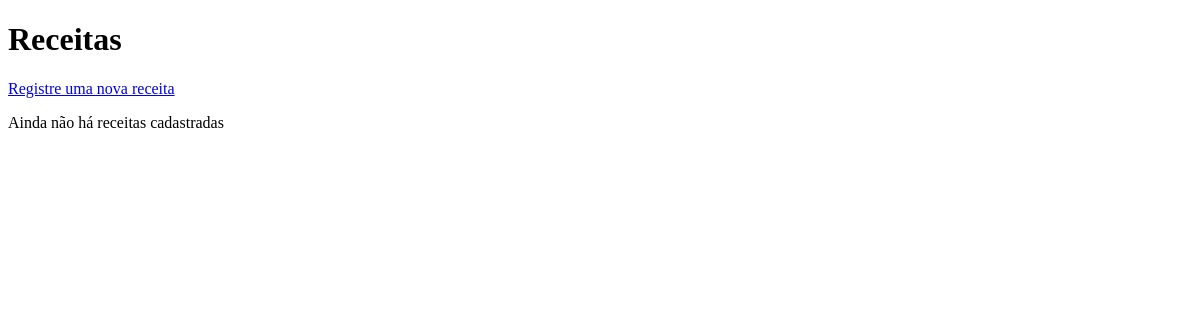
The app's page /, older data.
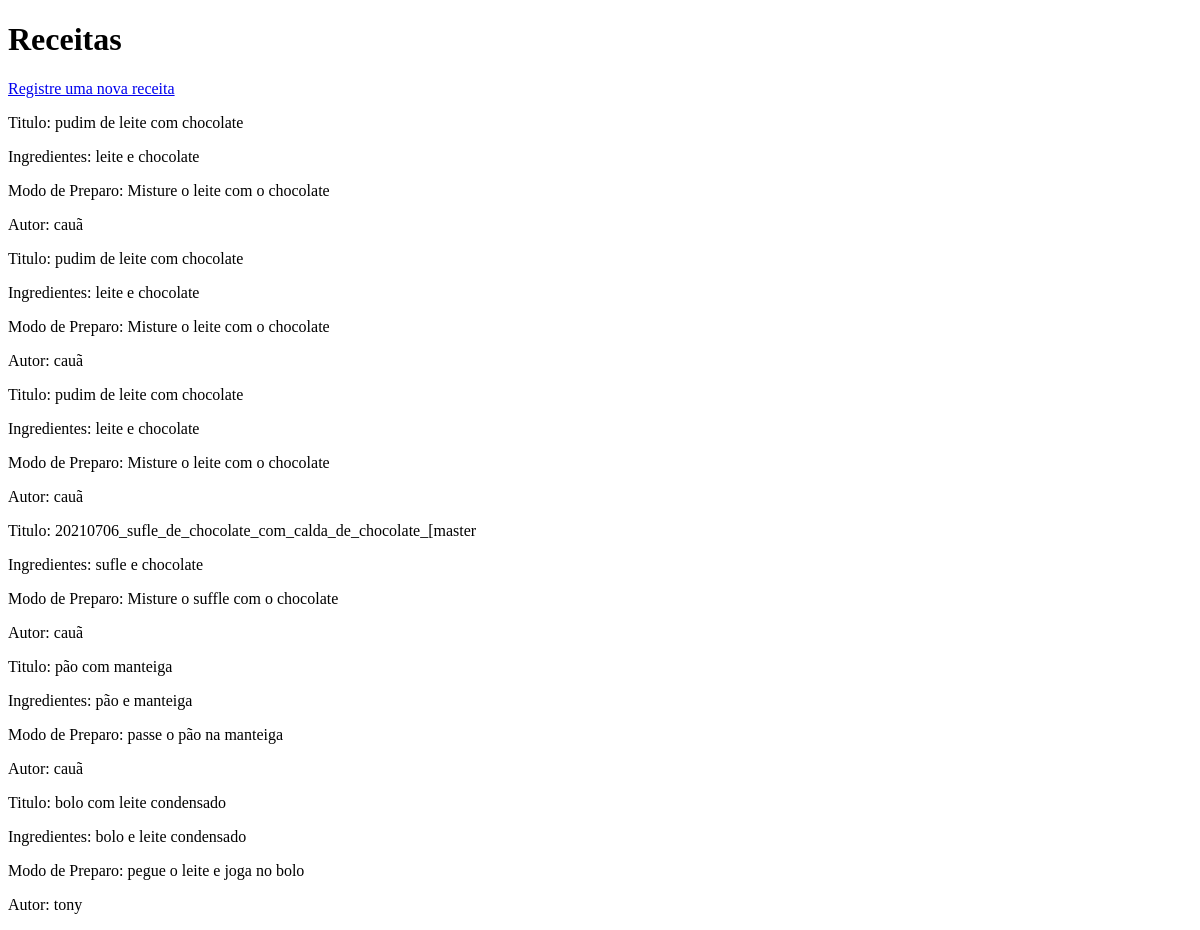
The same page, newer data.
### receitas/models.py (models this page shows)
class Receitas(models.Model):
    titulo = models.CharField(max_length=200)
    ingredientes = models.CharField(max_length=400)
    modo_preparo = models.CharField(max_length=400)
    data_da_postagem = models.DateField(auto_now_add=True)
    dono_receita = models.ForeignKey(User, on_delete=models.CASCADE)

### receitas/views.py (the view)
# urls.py: path('', views.index, name='index'),
def index(request):
    receitas = Receitas.objects.all()
    dicionario_receitas = {'receitas':receitas}
    return render(request, 'receitas/index.html', dicionario_receitas)

### receitas/templates/receitas/index.html (shortened to what this page needs)
<!DOCTYPE html>
<html lang="pt-br">
    <head>
    </head>
    <body>
        <h1>Receitas</h1>
        <a href="{%url 'criarReceita'%}">Registre uma nova receita</a>
        {%if receitas%}
            {%for receita in receitas%}
            <section>
                <p>Titulo: {{receita.titulo}}</p>
                <p>Ingredientes: {{receita.ingredientes}}</p>
                <p>Modo de Preparo: {{receita.modo_preparo}}</p>
                <p>Autor: {{receita.dono_receita.username}}</p>
            </section>
           {%endfor%}
        {%else%}
            <p>Ainda não há receitas cadastradas</p>
        {%endif%}
    </body>
</html>

Row changes from the older to the newer data that the page shows:
added Receitas: titulo "pudim de leite com chocolate", ingredientes "leite e chocolate", modo_preparo "Misture o leite com o chocolate", dono_receita.username "cauã"
added Receitas: titulo "pudim de leite com chocolate", ingredientes "leite e chocolate", modo_preparo "Misture o leite com o chocolate", dono_receita.username "cauã"
added Receitas: titulo "pudim de leite com chocolate", ingredientes "leite e chocolate", modo_preparo "Misture o leite com o chocolate", dono_receita.username "cauã"
added Receitas: titulo "20210706_sufle_de_chocolate_com_calda_de_chocolate_[master", ingredientes "sufle e chocolate", modo_preparo "Misture o suffle com o chocolate", dono_receita.username "cauã"
added Receitas: titulo "pão com manteiga", ingredientes "pão e manteiga", modo_preparo "passe o pão na manteiga", dono_receita.username "cauã"
added Receitas: titulo "bolo com leite condensado", ingredientes "bolo e leite condensado", modo_preparo "pegue o leite e joga no bolo", dono_receita.username "tony"
Text that changed along with them:
text no longer shown: "Ainda não há receitas cadastradas"
